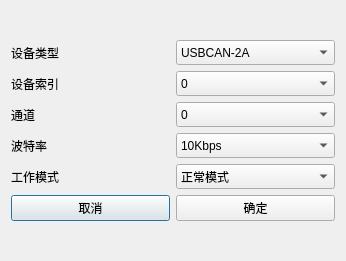
<?xml version="1.0" encoding="UTF-8"?>
<ui version="4.0">
 <class>Can_parameter_config</class>
 <widget class="QDialog" name="Can_parameter_config">
  <property name="geometry">
   <rect>
    <x>0</x>
    <y>0</y>
    <width>346</width>
    <height>261</height>
   </rect>
  </property>
  <property name="windowTitle">
   <string>Dialog</string>
  </property>
  <layout class="QGridLayout" name="gridLayout_2">
   <item row="0" column="0">
    <layout class="QGridLayout" name="gridLayout">
     <item row="0" column="0">
      <widget class="QLabel" name="label">
       <property name="text">
        <string>设备类型</string>
       </property>
      </widget>
     </item>
     <item row="2" column="0">
      <widget class="QLabel" name="label_3">
       <property name="text">
        <string>通道</string>
       </property>
      </widget>
     </item>
     <item row="1" column="0">
      <widget class="QLabel" name="label_2">
       <property name="text">
        <string>设备索引</string>
       </property>
      </widget>
     </item>
     <item row="1" column="1">
      <widget class="QComboBox" name="Cbx_device_index">
       <property name="minimumSize">
        <size>
         <width>0</width>
         <height>25</height>
        </size>
       </property>
       <item>
        <property name="text">
         <string>0</string>
        </property>
       </item>
       <item>
        <property name="text">
         <string>1</string>
        </property>
       </item>
       <item>
        <property name="text">
         <string>2</string>
        </property>
       </item>
       <item>
        <property name="text">
         <string>3</string>
        </property>
       </item>
       <item>
        <property name="text">
         <string>4</string>
        </property>
       </item>
       <item>
        <property name="text">
         <string>5</string>
        </property>
       </item>
       <item>
        <property name="text">
         <string>6</string>
        </property>
       </item>
       <item>
        <property name="text">
         <string>7</string>
        </property>
       </item>
       <item>
        <property name="text">
         <string>8</string>
        </property>
       </item>
       <item>
        <property name="text">
         <string>9</string>
        </property>
       </item>
      </widget>
     </item>
     <item row="2" column="1">
      <widget class="QComboBox" name="Cbx_device_pass">
       <property name="minimumSize">
        <size>
         <width>0</width>
         <height>25</height>
        </size>
       </property>
       <item>
        <property name="text">
         <string>0</string>
        </property>
       </item>
       <item>
        <property name="text">
         <string>1</string>
        </property>
       </item>
      </widget>
     </item>
     <item row="3" column="0">
      <widget class="QLabel" name="label_4">
       <property name="text">
        <string>波特率</string>
       </property>
      </widget>
     </item>
     <item row="3" column="1">
      <widget class="QComboBox" name="Cbx_device_rate">
       <property name="minimumSize">
        <size>
         <width>0</width>
         <height>25</height>
        </size>
       </property>
       <item>
        <property name="text">
         <string>10Kbps</string>
        </property>
       </item>
       <item>
        <property name="text">
         <string>20Kbps</string>
        </property>
       </item>
       <item>
        <property name="text">
         <string>40Kbps</string>
        </property>
       </item>
       <item>
        <property name="text">
         <string>50Kbps</string>
        </property>
       </item>
       <item>
        <property name="text">
         <string>80Kbps</string>
        </property>
       </item>
       <item>
        <property name="text">
         <string>100Kbps</string>
        </property>
       </item>
       <item>
        <property name="text">
         <string>125Kbps</string>
        </property>
       </item>
       <item>
        <property name="text">
         <string>200Kbps</string>
        </property>
       </item>
       <item>
        <property name="text">
         <string>400Kbps</string>
        </property>
       </item>
       <item>
        <property name="text">
         <string>500Kbps</string>
        </property>
       </item>
       <item>
        <property name="text">
         <string>666Kbps</string>
        </property>
       </item>
       <item>
        <property name="text">
         <string>800Kbps</string>
        </property>
       </item>
       <item>
        <property name="text">
         <string>1000Kbps</string>
        </property>
       </item>
       <item>
        <property name="text">
         <string>33.33Kbps</string>
        </property>
       </item>
       <item>
        <property name="text">
         <string>66.66Kbps</string>
        </property>
       </item>
       <item>
        <property name="text">
         <string>83.33Kbps</string>
        </property>
       </item>
      </widget>
     </item>
     <item row="0" column="1">
      <widget class="QComboBox" name="Cbx_device_type">
       <property name="minimumSize">
        <size>
         <width>0</width>
         <height>25</height>
        </size>
       </property>
       <item>
        <property name="text">
         <string>USBCAN-2A</string>
        </property>
       </item>
       <item>
        <property name="text">
         <string>USBCAN-2C</string>
        </property>
       </item>
       <item>
        <property name="text">
         <string>CANalyst-II</string>
        </property>
       </item>
      </widget>
     </item>
     <item row="5" column="0">
      <widget class="QPushButton" name="Btn_cancel">
       <property name="minimumSize">
        <size>
         <width>0</width>
         <height>25</height>
        </size>
       </property>
       <property name="text">
        <string>取消</string>
       </property>
      </widget>
     </item>
     <item row="5" column="1">
      <widget class="QPushButton" name="Btn_ok">
       <property name="minimumSize">
        <size>
         <width>0</width>
         <height>25</height>
        </size>
       </property>
       <property name="text">
        <string>确定</string>
       </property>
      </widget>
     </item>
     <item row="4" column="0">
      <widget class="QLabel" name="label_5">
       <property name="text">
        <string>工作模式</string>
       </property>
      </widget>
     </item>
     <item row="4" column="1">
      <widget class="QComboBox" name="Cbc_mode">
       <property name="minimumSize">
        <size>
         <width>0</width>
         <height>25</height>
        </size>
       </property>
       <item>
        <property name="text">
         <string>正常模式</string>
        </property>
       </item>
       <item>
        <property name="text">
         <string>监听模式</string>
        </property>
       </item>
       <item>
        <property name="text">
         <string>测试模式</string>
        </property>
       </item>
      </widget>
     </item>
    </layout>
   </item>
  </layout>
 </widget>
 <resources/>
 <connections/>
</ui>
